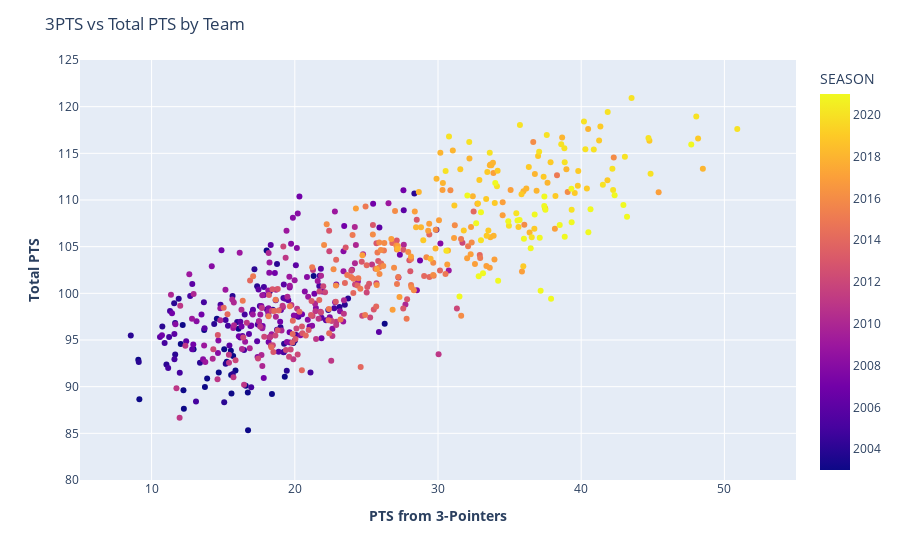

Notebook code cell kept with this figure:
### Code cell
#Draw plotly scatter chart to show comparison
fig = px.scatter(df_tavg, x='3PT_pts', y='PTS', range_x=[5,55], range_y=[80, 125], color ='SEASON', hover_name='TEAM_ABB')

fig.update_layout(
    title_text="3PTS vs Total PTS by Team",
    xaxis = dict(title = '<b>PTS from 3-Pointers</b>'),
    yaxis = dict(title = '<b>Total PTS</b>')
)
fig.show()
fig.write_html("C:/Users/edowi/OneDrive/Desktop/Charts/3pt_pts_byteam.html")

### Figure 1 — Plotly figure (JSON) as saved in the notebook; plotly's stock layout.template omitted (floating-point values rounded to 4 significant figures; data arrays with more than 128 entries replaced by an {"elided": "..."} marker saying what was removed)
{"data": [{"hovertemplate": "<b>%{hovertext}</b><br><br>3PT_pts=%{x}<br>PTS=%{y}<br>SEASON=%{marker.color}<extra></extra>", "hovertext": {"elided": "569 str values"}, "legendgroup": "", "marker": {"color": {"elided": "569 int values"}, "coloraxis": "coloraxis", "symbol": "circle"}, "mode": "markers", "name": "", "orientation": "v", "showlegend": false, "type": "scatter", "x": {"elided": "569 float values"}, "xaxis": "x", "y": {"elided": "569 float values"}, "yaxis": "y"}], "layout": {"coloraxis": {"colorbar": {"title": {"text": "SEASON"}}, "colorscale": [[0, "#0d0887"], [0.1111, "#46039f"], [0.2222, "#7201a8"], [0.3333, "#9c179e"], [0.4444, "#bd3786"], [0.5556, "#d8576b"], [0.6667, "#ed7953"], [0.7778, "#fb9f3a"], [0.8889, "#fdca26"], [1, "#f0f921"]]}, "legend": {"tracegroupgap": 0}, "margin": {"t": 60}, "title": {"text": "3PTS vs Total PTS by Team"}, "xaxis": {"anchor": "y", "domain": [0, 1], "range": [5, 55], "title": {"text": "<b>PTS from 3-Pointers</b>"}}, "yaxis": {"anchor": "x", "domain": [0, 1], "range": [80, 125], "title": {"text": "<b>Total PTS</b>"}}}}
